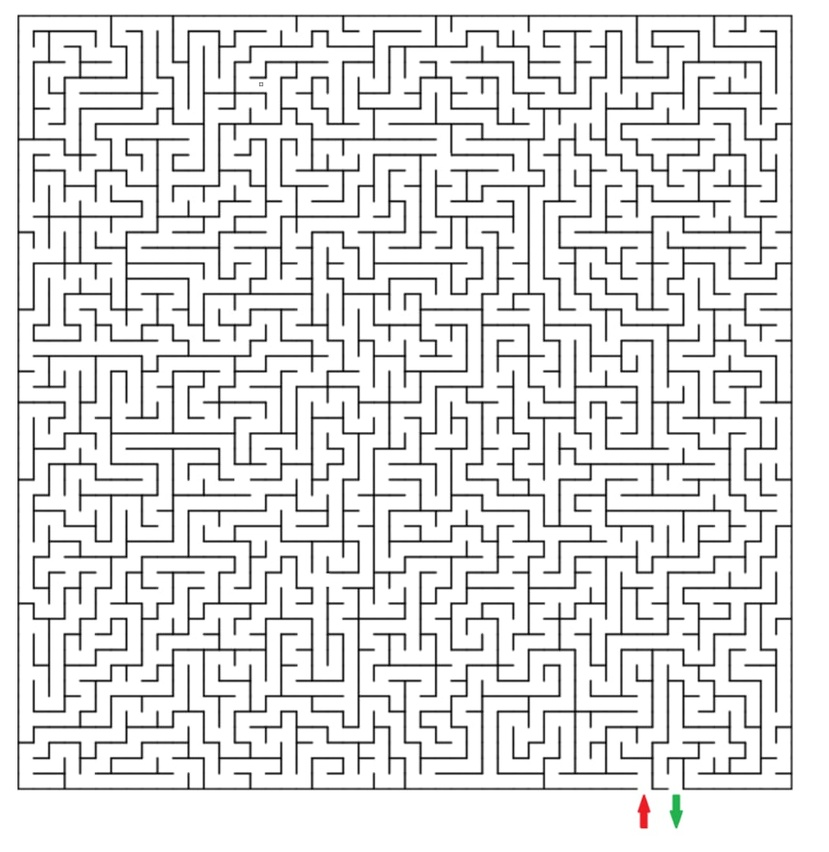
#> input picture testing data/maze.jpg, 829 x 852 px, shrunk from 1048 x 1077 before the run, found by its file name
$ python bfs.py
#> lines starting #> are read from the running program, lines starting #| are printed output that depends on the picture; after the words box and inside, x2 and y2 are one past the last pixel; in counts of white or black regions, pixels touching at a corner belong together
import collections

def bfs_maze_solver(maze, start, end):
    """
    Solve a maze using Breadth-First Search (BFS).

    :param maze: 2D NumPy array of the maze (1: path, 0: wall)
    :param start: Tuple (x, y) for the starting point
    :param end: Tuple (x, y) for the ending point
    :return: The maze with the path marked
    """
    rows, cols = maze.shape
    queue = collections.deque([start])  # Initialize the queue with the starting position
    visited = set()
    visited.add(start)
    parent = {}  # To reconstruct the path

    # BFS loop
    while queue:
        current = queue.popleft()

        if current == end:
            break

        for neighbor in get_neighbors_bfs(current, maze, visited):
            queue.append(neighbor)
            visited.add(neighbor)
            parent[neighbor] = current

    # Reconstruct the path from end to start
    path = []
    current = end
    while current in parent:
        path.append(current)
        current = parent[current]
    path.append(start)
    path.reverse()

    # Mark the path on the maze
    for x, y in path:
        maze[x, y] = 2  # Mark the path with 2

    return maze, path

def get_neighbors_bfs(node, maze, visited):
    """Get valid neighbors for BFS."""
    rows, cols = maze.shape
    x, y = node
    neighbors = []
    directions = [(0, 1), (1, 0), (0, -1), (-1, 0)]  # Right, Down, Left, Up
    for dx, dy in directions:
        nx, ny = x + dx, y + dy
        if 0 <= nx < rows and 0 <= ny < cols and maze[nx, ny] == 1 and (nx, ny) not in visited:
            neighbors.append((nx, ny))
    return neighbors

# Example usage
if __name__ == "__main__":
    import cv2
    import numpy as np

    # Preprocess the maze
    def preprocess_maze(image_path):
        """Convert maze image to binary matrix."""
        image = cv2.imread(image_path, cv2.IMREAD_GRAYSCALE)
#> image: shape (852, 829); min 0, max 255, mean 227.7
        if image is None:
            raise FileNotFoundError(f"Image not found: {image_path}")
        _, binary = cv2.threshold(image, 128, 1, cv2.THRESH_BINARY)
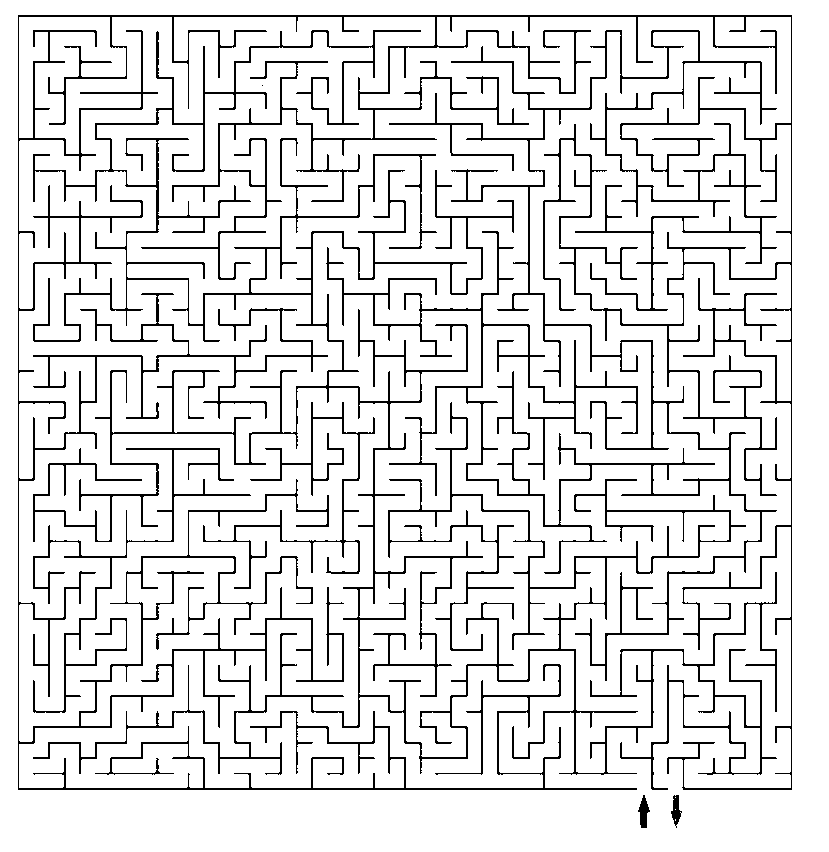
#> binary: shape (852, 829); values 0 (black) and 1 (white), 89.1% white; black in thin lines or dots, all inside (x1, y1, x2, y2) = (18, 15, 792, 828)
        return binary

    image_path = r"C:\Users\Lenovo\OneDrive\Desktop\Tech-A-Thon_Tech4Stack\testing data\maze.jpg"
    binary_maze = preprocess_maze(image_path)

    # Define start and end points
    start = (1, 1)  # Update this as per your maze
    end = (binary_maze.shape[0] - 2, binary_maze.shape[1] - 2)  # Update this as per your maze
#> end = (850, 827)

    # Solve the maze
    solved_maze, path = bfs_maze_solver(binary_maze, start, end)
#> after the loop in bfs_maze_solver, `for x, y in path:`:
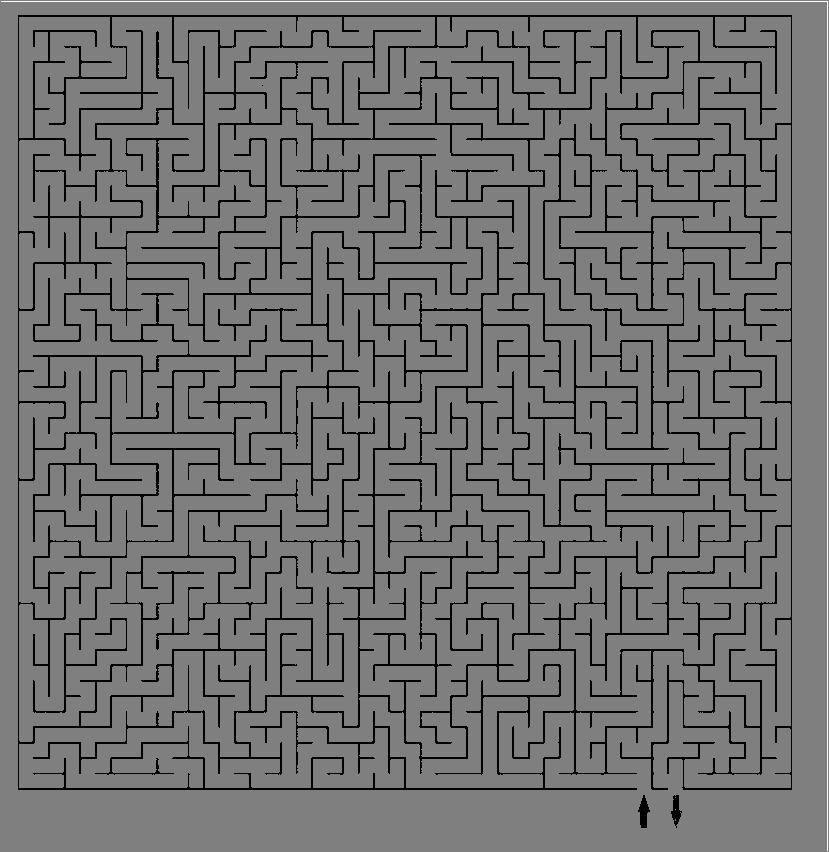
#> maze: shape (852, 829); min 0, max 2, mean 0.894; drawn with min black and max white
#> path = 1676 pairs, first value 1 to 850, second value 1 to 827

    if path:
        print(f"Path found with {len(path)} steps.")
#| Path found with 1676 steps.
        # Convert to visualized output
        solved_image = cv2.imread(image_path)
#> solved_image is the input picture: shape (852, 829, 3); mean B, G, R 227.7, 227.7, 227.8
        for x, y in path:
            solved_image[x, y] = [0, 0, 255]  # Mark path in red
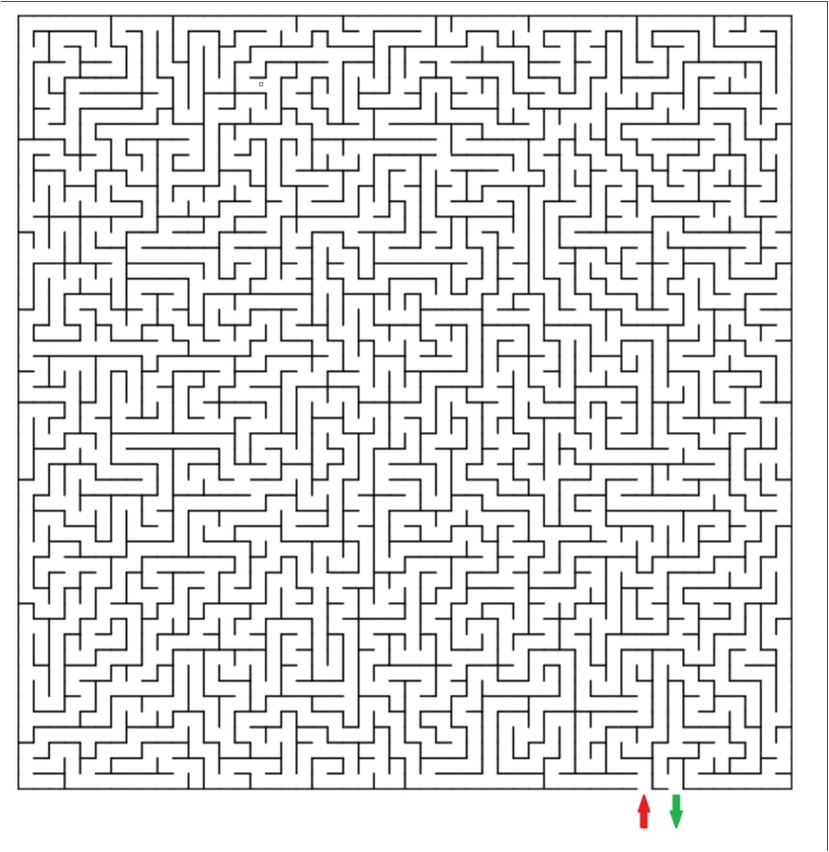
#> solved_image: shape (852, 829, 3); 0.24% of pixels changed, all inside (x1, y1, x2, y2) = (1, 1, 828, 851)
        cv2.imshow("Solved Maze", solved_image)
        cv2.imwrite("solved_maze_bfs.jpg", solved_image)
        cv2.waitKey(0)
        cv2.destroyAllWindows()
    else:
        print("No solution found.")
